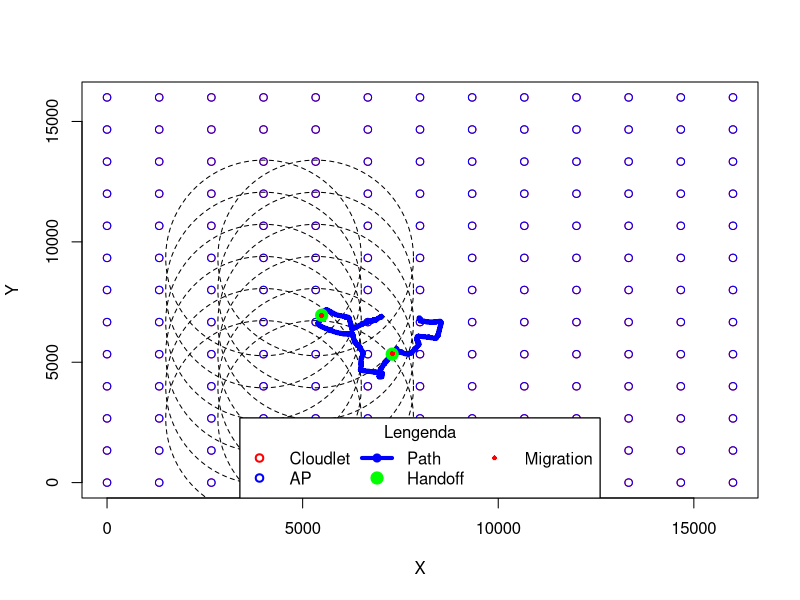

Here is the R script that generated this plot:
mapa <- function(){

    MAX_X <- 16000
    MAX_Y <- 16000
    RAIO <- 1000
    x=0
    y=1
    setx <- seq(0, MAX_X, 2*RAIO-(2*RAIO/3))
    sety <- seq(0, MAX_Y, 2*RAIO-(2*RAIO/3))
    sc <- matrix(nrow=length(setx)*length(sety), ncol=2)
    for(coordX in setx){
        for(coordY in sety){
            sc[x+y,1] <- coordX
            sc[x+y,2] <- coordY
            y <- y+1
        }
        y<-1
        x <- x+length(sety)
    }

    plot(sc, xlim=c(0, 16000), ylim=c(0, 16000), col="red", xlab=c("X"), ylab=c("Y"))
    #plot(sc, xlim=c(4000, 12000), ylim=c(2000, 8000), col="red")

    x=0
    y=1
    ap <- matrix(nrow=length(setx)*length(sety), ncol=2)
    for(coordX in setx){
        for(coordY in sety){
            ap[x+y,1] <- coordX
            ap[x+y,2] <- coordY
            y <- y+1
        }
        y<-1
        x <- x+length(sety)
    }

    points(ap, col="blue")
    
    symbols(x=ap[c(42:47, 55:60),1], y=ap[c(42:47, 55:60),2], circles=rep(2500,12), add=T, inches=F, lty=2)

legend('bottom', legend=c('Cloudlet', 'AP', 'Path', 'Handoff', 'Migration'), lwd=c(2, 2, 2, 8, 0.1), pch=c(1, 1, 20, 20, 20), title='Lengenda', bg='white', col=c('red', 'blue', 'blue', 'green', 'red'), ncol=3)
#, inset=c(0,-0.4))

route <- read.csv("0route.txt", sep=c("\t"), header=F)
points(route[,2], route[,3], pch=20, lwd=0.1, col="blue")
handoff <- read.csv("0handoff.txt", sep=c("\t"), header=F)
points(handoff[,2], handoff[,3], pch=20, lwd=8, col="green")
mig <- read.csv("0migration.txt", sep=c("\t"), header=F)
points(mig[,2], mig[,3], pch=20, lwd=0.1, col="red")

legend('bottom', legend=c('Cloudlet', 'AP', 'Path', 'Handoff', 'Migration'), lwd=c(2, 2, 4, 8, 0.1), pch=c(1, 1, 20, 20, 20), title='Lengenda', bg='white', col=c('red', 'blue', 'blue', 'green', 'red'), ncol=3, lty=c(0, 0, 1, 0, 0))

}

mapa()

